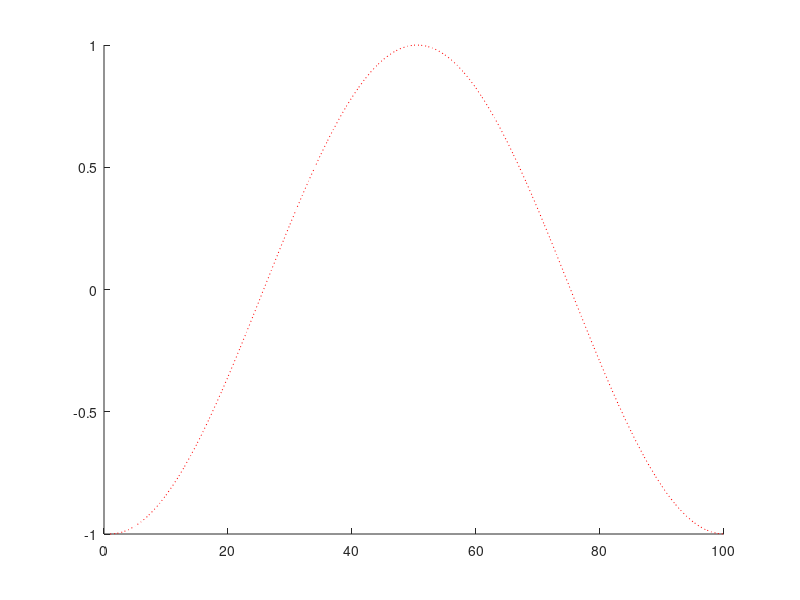

This figure's MATLAB source: (Note: this script raises an error after producing the figure.)
x = linspace(-pi,pi);
y = [cos(x(:)),cos(3*x(:)),cos(5*x(:))];
plot(y(:,1),'r:',y(:,2),'b;',y(:,3),'g|');
printplot plot4.eps
printplot plot4.jpg
